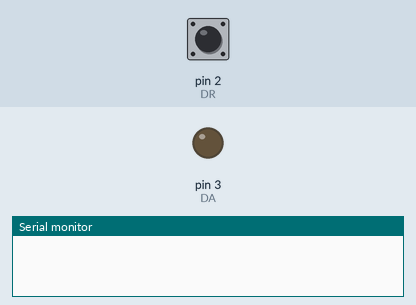
This sketch was run on a simulated Arduino Uno, built for the host (arithmetic inside an expression is 32-bit, double 64-bit). Parts: output pins drawn as LEDs (lit = HIGH), the last lines printed to the serial monitor. The inputs (shaded band) are chosen by the test bench; at power-on: pin 2 (DR) HIGH.

Above: at 1.2 s.
1.3 s: pin 2 (DR) pulled LOW for 0.15 s
At 1.9 s:
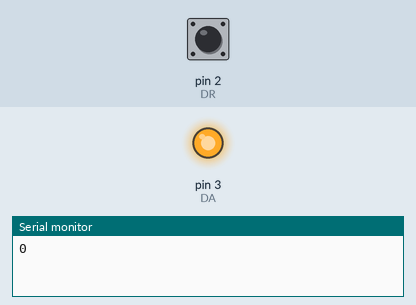
2.9 s: pin 2 (DR) pulled LOW for 3.2 s
At 3.6 s:
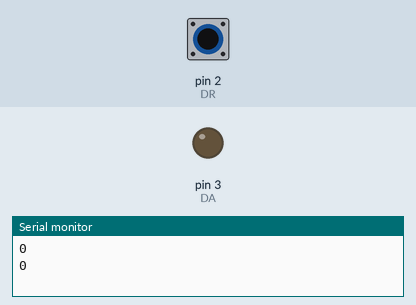
Timing chart, 0 to 7.6 s (numbered marks = the images above; inputs shaded):
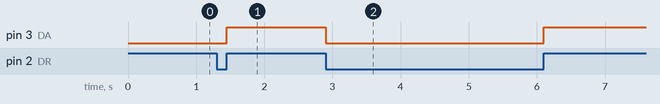

The sketch:

Receieve.ino
```cpp
const int DR = 2;
const int DA = 3;
int data;

void setup() {
  // put your setup code here, to run once:
  DDRA = B00000000;
  pinMode(DR, INPUT_PULLUP);
  pinMode(DA, OUTPUT);
  Serial.begin(9600);
}

void loop() {
  // put your main code here, to run repeatedly:
  while (digitalRead(DR)==HIGH){}    // wait for DR to be pulled down
  data = PINA;                              // input data from PORTA
  Serial.println(data);                     // send data to the serial monitor
  digitalWrite(DA, LOW);          // pull down DA
  while (digitalRead(DR)==LOW){}     // wait for DR to be released
  digitalWrite(DA, HIGH);         // release DA
}
```

Measured:
- after the input at 1.3 s, pin 3 (DA): LOW → HIGH after 0.15 s
- after the input at 2.9 s, pin 3 (DA): HIGH → LOW at once, → HIGH 3.2 s later
